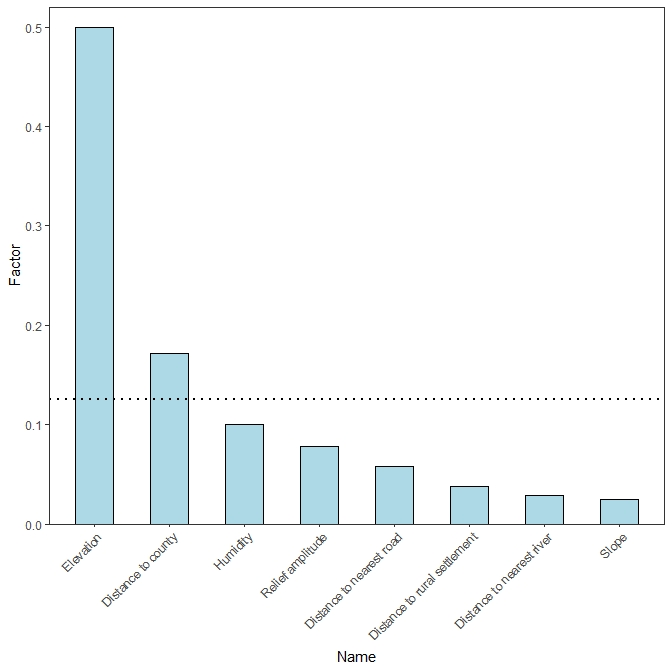

R code for this plot:
# 21-10-20
# ...
# barplot-

library(ggplot2)
library(forcats)
library(dplyr)

rt = read.table("factor.txt",header = T,sep = '\t',stringsAsFactors = F)

baseplot = ggplot(rt,aes(x = fct_reorder(name,desc(factor)),y = factor)) + 
  geom_bar(stat = 'identity',
           fill = 'lightblue',
           size = .3,
           color = 'black',
           width = 0.5) + 
  geom_hline(yintercept = 0.125,size = 1,linetype = 21) +
  theme_bw() +
  theme(panel.grid = element_blank(),
        axis.text.x = element_text(angle = 45,vjust = 1,hjust = 1),
        axis.text = element_text(family = "serif"))



baseplot + scale_y_continuous(expand = c(0,0),
                              limits = c(0,max(rt$factor) + 0.05)) + 
  xlab("Name") + ylab("Factor")
